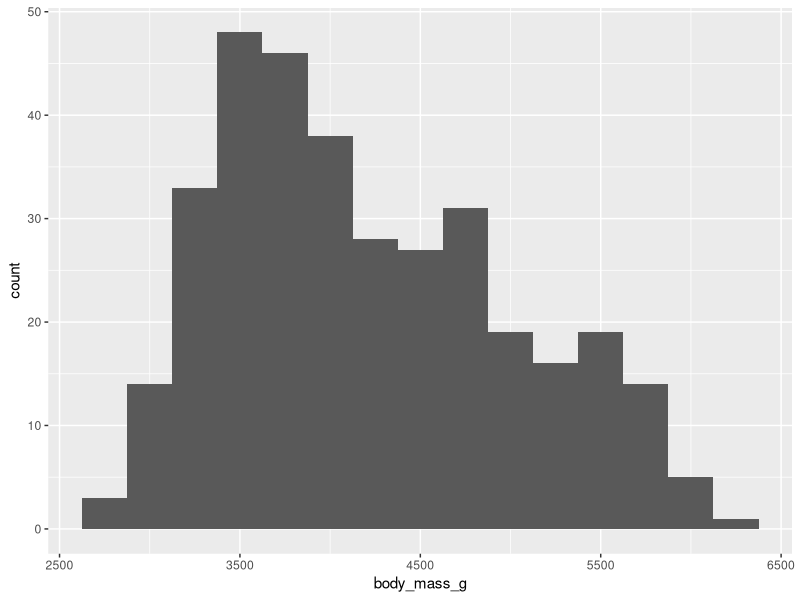
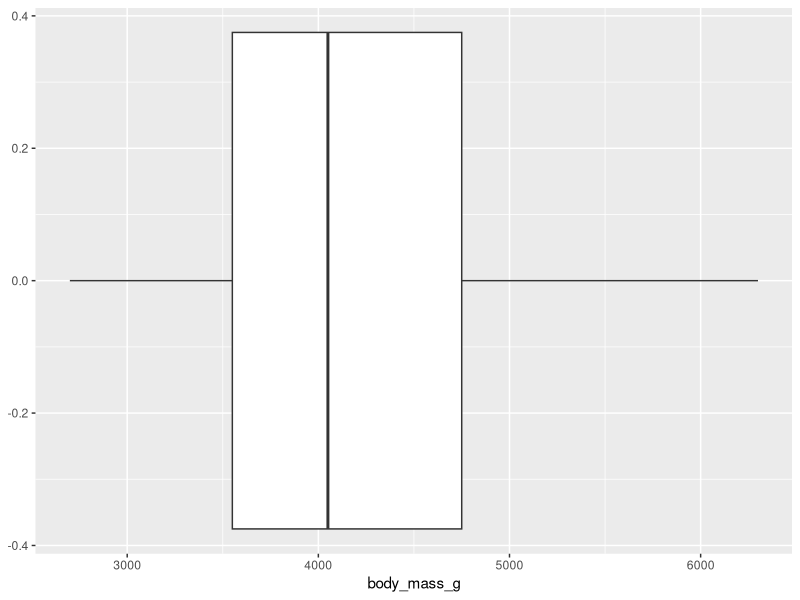
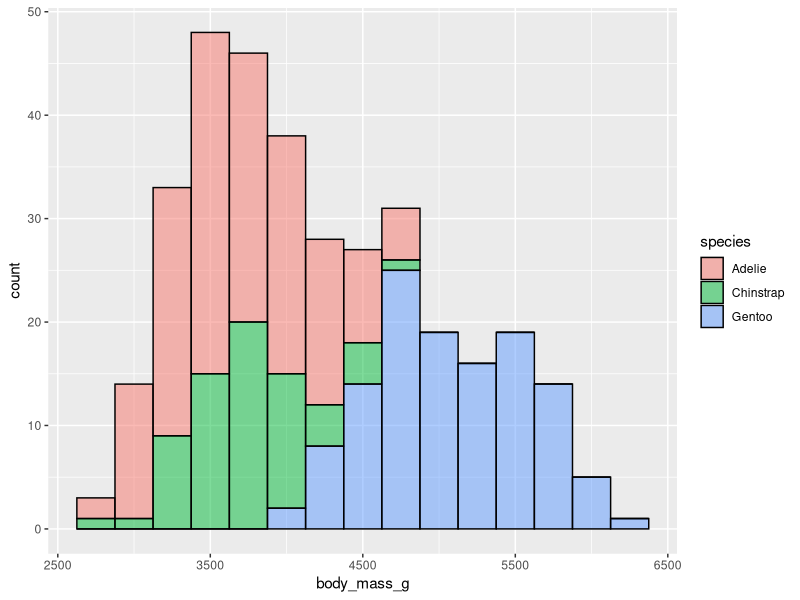
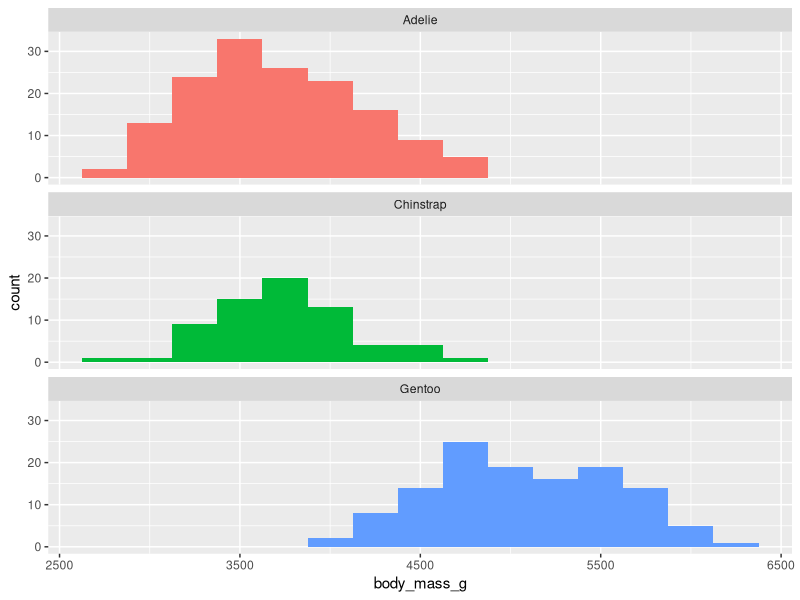
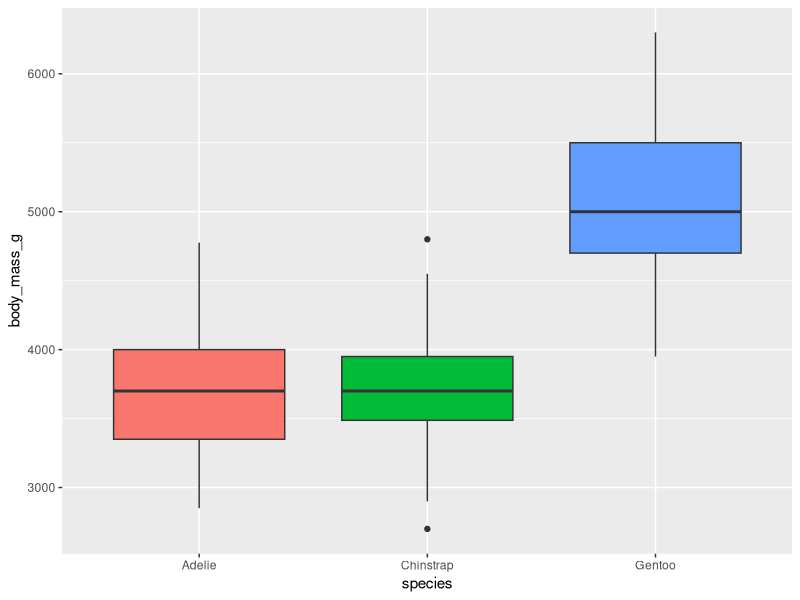
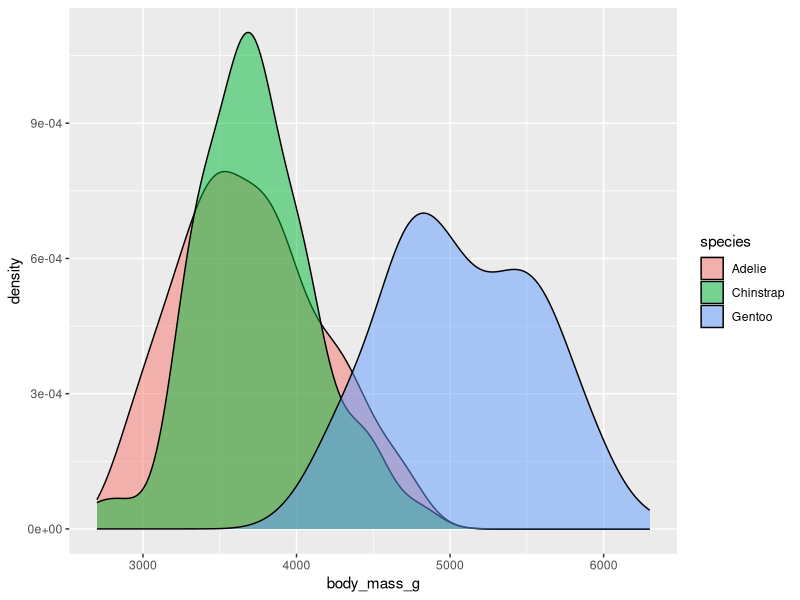
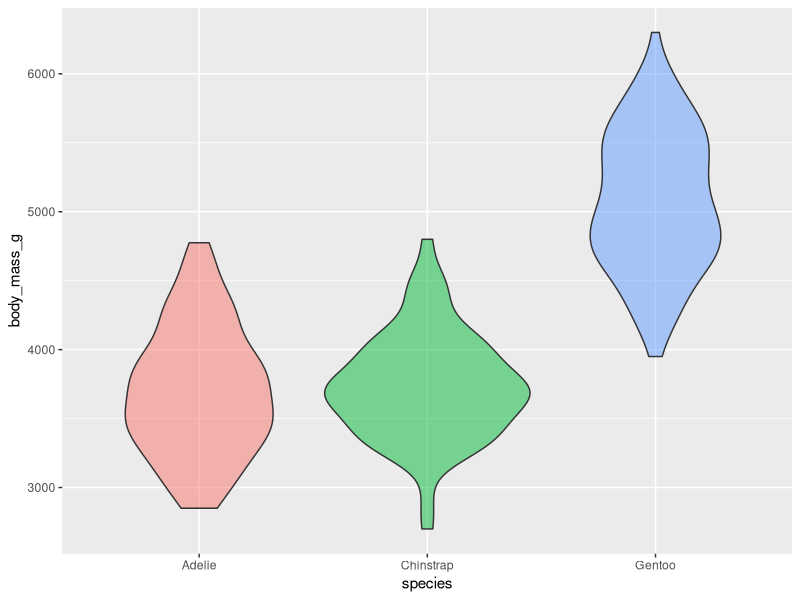
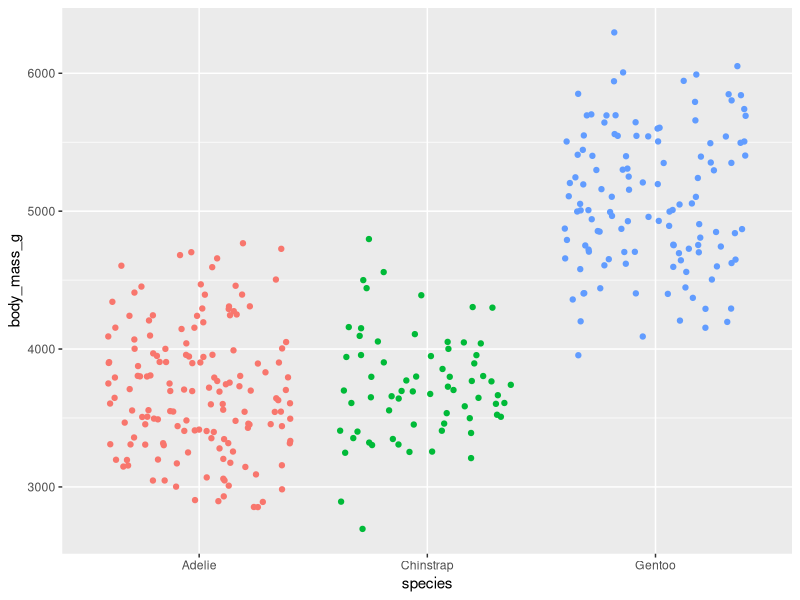

The R source for these figures, in order:
## ---- chunk 1
#| label: load-packages
#| warning: false

library(tidyverse)
library(palmerpenguins)
## ---- chunk 2
#| label: glimpse

glimpse(penguins)
## ---- chunk 3
#| label: histogram-weight

ggplot(penguins, aes(x = body_mass_g)) +
  geom_histogram(binwidth = 250)
## ---- chunk 4
#| label: boxplot-weight

ggplot(penguins, aes(x = body_mass_g)) +
  geom_boxplot()
## ---- chunk 5
#| label: histogram-weight-species

ggplot(penguins, 
       aes(x = body_mass_g, fill = species)) +
  geom_histogram(binwidth = 250, alpha = 0.5, color = "black")
## ---- chunk 6
#| label: histogram-weight-species-facet

ggplot(penguins, 
       aes(x = body_mass_g, fill = species)) +
  geom_histogram(binwidth = 250, show.legend = FALSE) +
  facet_wrap(~species, ncol = 1)
## ---- chunk 7
#| label: boxplot-weight-species

ggplot(penguins, 
       aes(x = species, y = body_mass_g, fill = species)) +
  geom_boxplot(show.legend = FALSE)
## ---- chunk 8
#| label: density-weight-species

ggplot(penguins, 
       aes(x = body_mass_g, fill = species)) +
  geom_density(alpha = 0.5)
## ---- chunk 9
#| label: violin-weight-species

ggplot(penguins, 
       aes(x = species, y = body_mass_g, fill = species)) +
    geom_violin(alpha = 0.5, show.legend = FALSE)
## ---- chunk 10
#| label: jitter-weight-species

ggplot(penguins, 
       aes(x = species, y = body_mass_g, color = species)) +
    geom_jitter(show.legend = FALSE)
## ---- chunk 11
#| label: beeswarm-weight-species

library(ggbeeswarm)

ggplot(penguins, 
       aes(x = species, y = body_mass_g, color = species)) +
  geom_beeswarm(show.legend = FALSE)
## ---- chunk 12
#| label: multi-geoms

ggplot(penguins, 
       aes(x = species, y = body_mass_g, color = species)) +
  geom_beeswarm(show.legend = FALSE) +
  geom_boxplot(show.legend = FALSE, alpha = 0.5) +
  scale_color_viridis_d(option = "D", end = 0.8) +
  theme_minimal() +
  labs(
    x = "Species",
    y = "Body mass (g)",
    title = "Body mass of penguins in Palmer Archipelago",
    subtitle = "By species"
  )
## ---- chunk 13
#| label: multi-geoms-facet

ggplot(penguins, 
       aes(x = species, y = body_mass_g, color = species)) +
  geom_beeswarm(show.legend = FALSE) +
  geom_boxplot(show.legend = FALSE, alpha = 0.5) +
  facet_wrap(~island) +
  scale_color_viridis_d(option = "D", end = 0.8) +
  theme_minimal() +
  labs(
    x = "Species",
    y = "Body mass (g)",
    title = "Body mass of penguins in Palmer Archipelago",
    subtitle = "By species and island"
  )
## ---- chunk 14
#| label: barplot

## ---- chunk 15
#| label: cat-cat

## ---- chunk 16
# add code here

